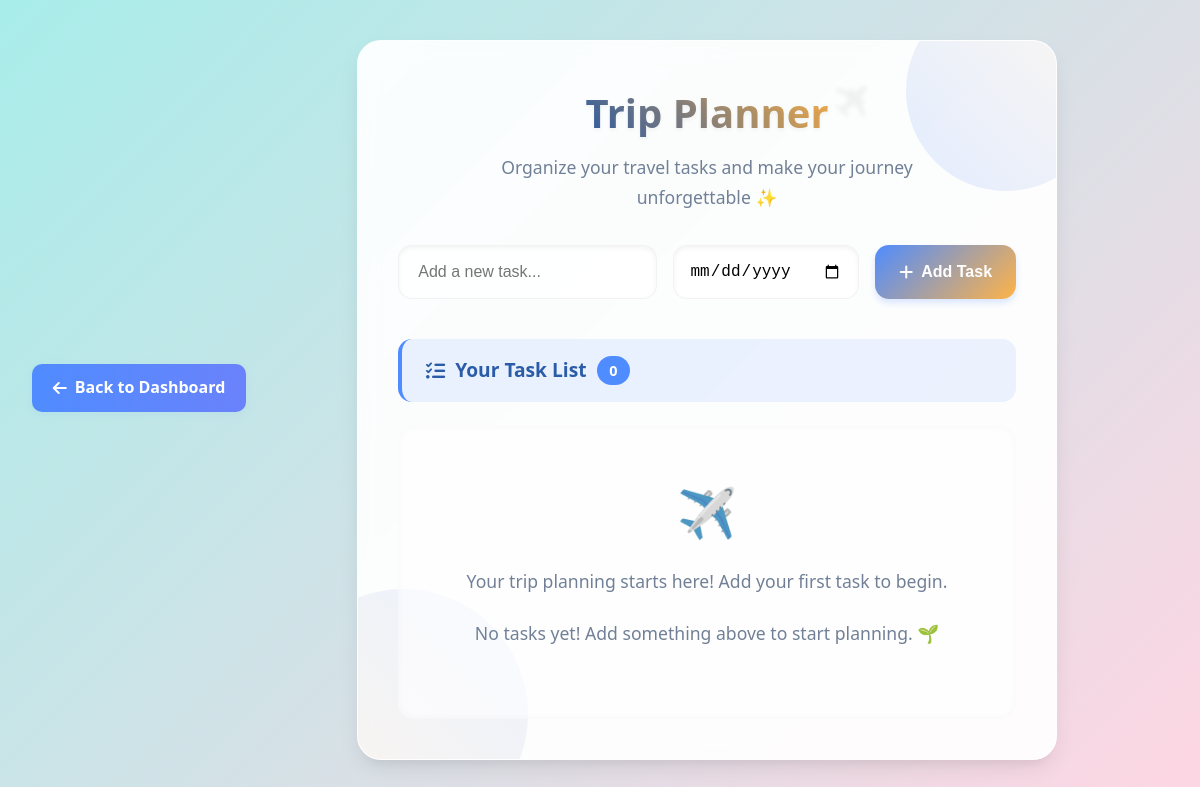
/modules/todo_module/todo.php (signed in), run on an earlier commit of the app's database.
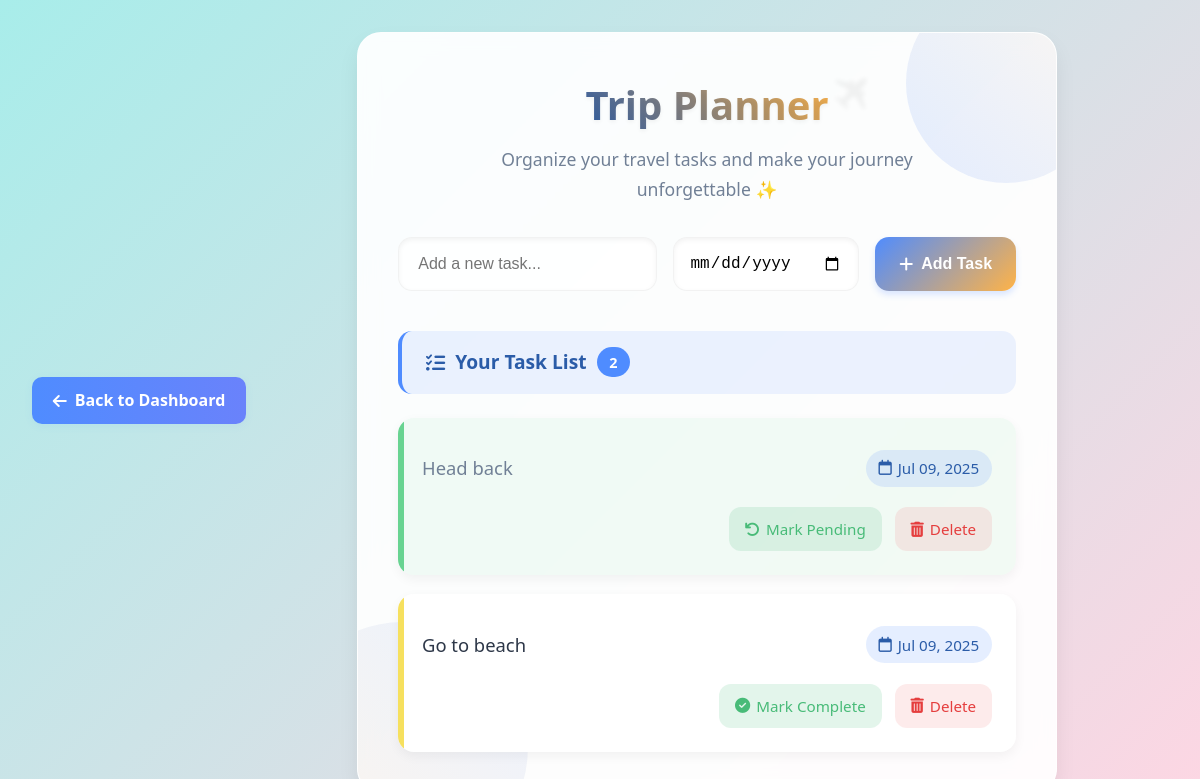
And on a later commit of the database.
### tables this page shows
CREATE TABLE `tasks` (
  `id` int NOT NULL AUTO_INCREMENT,
  `user_id` int NOT NULL,
  `task` varchar(255) NOT NULL,
  `status` enum('pending','completed') DEFAULT 'pending',
  `due_date` date DEFAULT NULL,
  `created_at` timestamp NULL DEFAULT CURRENT_TIMESTAMP,
  PRIMARY KEY (`id`),
  KEY `user_id` (`user_id`),
  CONSTRAINT `tasks_ibfk_1` FOREIGN KEY (`user_id`) REFERENCES `users` (`id`)
);

### modules/todo_module/todo.php (the view, shortened to what this page needs)
<?php
require_once '../../includes/db.php';
$stmt = $pdo->prepare("SELECT * FROM tasks WHERE user_id = ? ORDER BY due_date ASC, created_at DESC");
$stmt->execute([$_SESSION['user_id']]);
$tasks = $stmt->fetchAll();
?>
<link
  rel="stylesheet"
  href="https://cdnjs.cloudflare.com/ajax/libs/font-awesome/6.4.0/css/all.min.css"
/>
<a href="../../dashboard.php" class="back-dashboard-btn">
  <i class="fas fa-arrow-left"></i> Back to Dashboard
</a>
<div class="trip-planner-container">
  <div class="trip-header">
    <h2 class="trip-title">Trip Planner</h2>
    <p class="trip-subtitle">
      Organize your travel tasks and make your journey unforgettable ✨
    </p>
  </div>
  <form method="POST" class="trip-form">
    <input type="text" name="task" placeholder="Add a new task..." required />
    <input type="date" name="due_date" />
    <button type="submit"><i class="fas fa-plus"></i> Add Task</button>
  </form>
  <div class="task-summary">
    <h3>
      <i class="fas fa-tasks"></i> Your Task List
      <span class="task-count"><?= count($tasks) ?></span>
    </h3>
  </div>
  <div class="trip-task-list">
    <?php if (count($tasks) === 0): ?>
    <div class="empty-state">
      <div class="empty-icon">✈️</div>
      <p>Your trip planning starts here! Add your first task to begin.</p>
      <p>No tasks yet! Add something above to start planning. 🌱</p>
    </div>
    <?php else: ?>
    <?php foreach ($tasks as $task): ?>
    <div
      class="trip-task-item <?= $task['status'] === 'completed' ? 'completed' : '' ?>"
    >
      <span class="trip-task-text"><?= htmlspecialchars($task['task']) ?></span>
      <?php if ($task['due_date']): ?>
      <span class="trip-due-date"
        ><i class="far fa-calendar"></i>
        <?= date('M d, Y', strtotime($task['due_date'])) ?></span
      >
      <?php endif; ?>
      <div class="trip-task-actions">
        <a href="?toggle=<?= $task['id'] ?>" class="trip-toggle-btn">
          <i
            class="fas <?= $task['status'] === 'pending' ? 'fa-check-circle' : 'fa-undo' ?>"
          ></i>
          <?= $task['status'] === 'pending' ? 'Mark Complete' : 'Mark Pending' ?>
        </a>
        <a href="?delete=<?= $task['id'] ?>" class="trip-delete-btn">
          <i class="fas fa-trash-alt"></i> Delete
        </a>
      </div>
    </div>
    <?php endforeach; ?>
    <?php endif; ?>
  </div>
</div>

What changed in the data, as far as the page shows it:
added tasks: task "Head back", due_date "Jul 09, 2025", status "Mark Pending"
added tasks: task "Go to beach", due_date "Jul 09, 2025", status "Mark Complete"
Also different on the page:
count($tasks): "0" → "2"
text no longer shown: "✈️ Your trip planning starts here! Add your first task to begin. No tasks yet! Add something above to start planning. 🌱"
